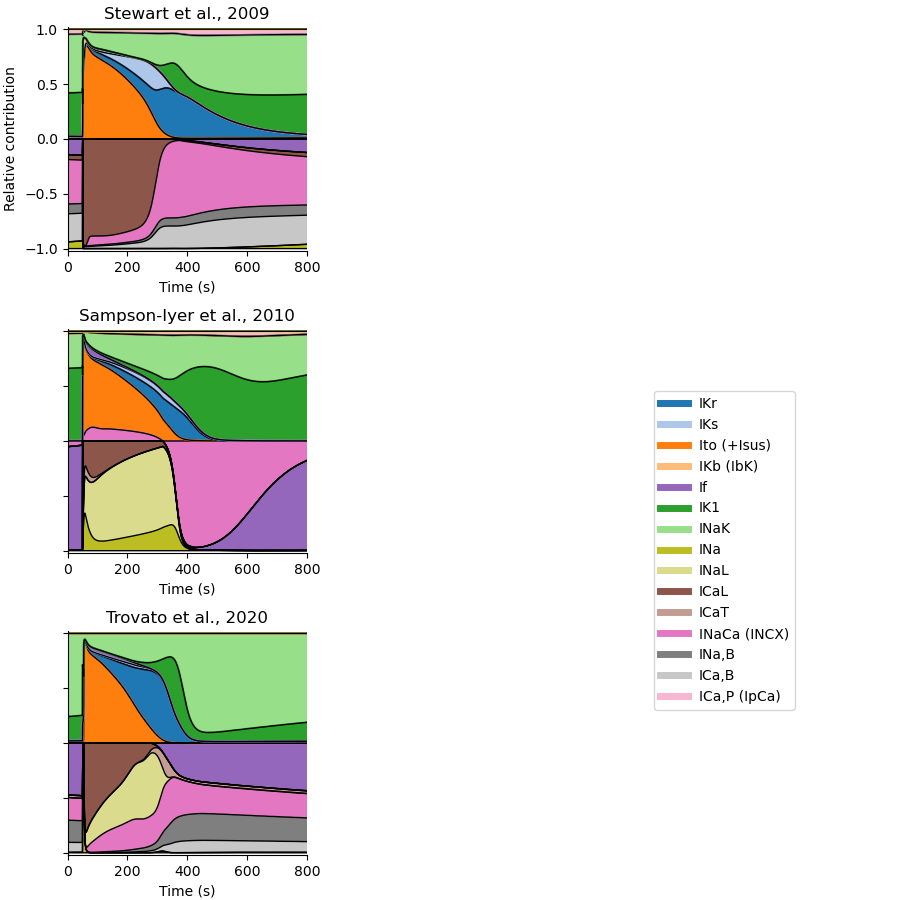

This chart was generated by the following Python code:
#!/usr/bin/env python3
#
# Relative contributions of the major ionic currents in human atrial models.
#
import os
import matplotlib
import matplotlib.pyplot as plt
from matplotlib.gridspec import GridSpec
import myokit
import myokit.lib.plots as mp

import shared


# Update matplotlib styles
matplotlib.rcParams['axes.spines.right'] = False
matplotlib.rcParams['axes.spines.top'] = False
matplotlib.rcParams['mathtext.default'] = 'regular'

# Current colors
cmap = matplotlib.cm.get_cmap('tab20')
current_colours = dict(shared.current_colours)
#del(current_colors['I_f'])
#del(current_colors['I_Kur'])
#del(current_colors['I_CaT'])

# Human atrial models
model_names = {
    'sampson': 'sampson-2010.mmt',
    'stewart': 'stewart-2009.mmt',
    'trovato': 'trovato-2020.mmt',
}

fancy_names = {
    'sampson': 'Sampson-Iyer et al., 2010',
    'stewart': 'Stewart et al., 2009',
    'trovato': 'Trovato et al., 2020',
}


def current_variables(model, colours=False):
    """ Returns an ordered list of transmembrane current variable names. """
    name = model.name().lower()
    if 'sampson' in name:
        currents = {
            'I_Kr': 'ikr.IKr',
            'I_Ks': 'iks.IKs',
            'I_to': 'ito.Ito_total',
            #'I_Kb': '',
            'I_f': 'ihcn.IHCN',
            #'I_Kur': '',
            'I_K1': 'ik1.IK1',
            'I_NaK': 'inak.INaK',
            'I_Na': 'nav15.INa',
            'I_NaL': 'nav11.INa1',
            'I_CaL': 'ical.ICaL_total',
            'I_CaT': 'icat.I',
            'I_NaCa': 'inaca.INaCa',
            #'I_Na,B': '',
            #'I_Ca,B': '',
            #'I_ClCa': '',
            #'I_Cl,B': '',
            'I_Ca,P': 'ipca.IpCa',
            #'I_K,ACh': '',
            #'I_K,ATP': '',
        }
    elif 'stewart' in name:
        currents = {
            'I_Kr': 'ikr.i_Kr',
            'I_Ks': 'iks.i_Ks',
            'I_to': 'ito.i_to_total',
            'I_Kb': 'ipk.i_p_K',
            'I_f': 'if.i_f_total',
            #'I_Kur': '',
            'I_K1': 'ik1.i_K1',
            'I_NaK': 'inak.i_NaK',
            'I_Na': 'ina.i_Na',
            #'I_NaL': '',
            'I_CaL': 'ical.i_CaL',
            #'I_CaT': '',
            'I_NaCa': 'inaca.i_NaCa',
            'I_Na,B': 'ibna.i_b_Na',
            'I_Ca,B': 'ibca.i_b_Ca',
            #'I_ClCa': '',
            #'I_Cl,B': '',
            'I_Ca,P': 'ipca.i_p_Ca',
            #'I_K,ACh': '',
            #'I_K,ATP': '',
        }
    elif 'trovato' in name:
        currents = {
            'I_Kr': 'IKr.IKr',
            'I_Ks': 'IKs.IKs',
            'I_to': 'Ito.Ito_total',
            #'I_Kb': '',
            'I_f': 'If.If',
            #'I_Kur': '',
            'I_K1': 'IK1.IK1',
            'I_NaK': 'INaK.INaK',
            'I_Na': 'INa.INa',
            'I_NaL': 'INaL.INaL',
            'I_CaL': 'ICaL.ICaL_total',
            'I_CaT': 'ICaT.ICaT',
            'I_NaCa': 'INaCa_i.INaCa_total',
            'I_Na,B': 'INab.INab',
            'I_Ca,B': 'ICab.ICab',
            #'I_ClCa': '',
            #'I_Cl,B': '',
            'I_Ca,P': 'IpCa.IpCa',
            #'I_K,ACh': '',
            #'I_K,ATP': '',
        }

    else:
        currents = shared.guess_currents(model)
        print('\n'.join(currents))
        print(len(currents))
        raise NotImplementedError('Unknown model: ' + model.name())

    if colours:
        colours = [cmap(current_colours[x]) for x in currents.keys()]
        currents = list(currents.values())
        return currents, colours
    return list(currents.values())


# Create protocol
cl = 1000
protocol = myokit.pacing.blocktrain(cl, duration=0.5, offset=50)

# Load and prepare models
models = {}
for name, fname in model_names.items():
    model = myokit.load_model(os.path.join('models', 'purkinje', fname))
    if 'stewart' in name:
        c = model.get('ito')
        v = c.add_variable('i_to_total')
        v.set_unit(c.get('i_to').unit())
        v.set_rhs('ito.i_to + isus.i_sus')
        c = model.get('if')
        v = c.add_variable('i_f_total')
        v.set_unit(c.get('i_f_Na').unit())
        v.set_rhs('i_f_Na + i_f_K')

    elif 'sampson' in name:
        c = model.get('ito')
        v = c.add_variable('Ito_total')
        v.set_unit(c.get('Ito1').unit())
        v.set_rhs('ito.Ito1 + isus.Isus')
        c = model.get('ical')
        v = c.add_variable('ICaL_total')
        v.set_unit(c.get('ICa').unit())
        v.set_rhs('ICa + ICaK')

    elif 'trovato' in name:
        c = model.get('Ito')
        v = c.add_variable('Ito_total')
        v.set_unit(c.get('Ito').unit())
        v.set_rhs('Ito.Ito + Isus.Isus')
        c = model.get('ICaL')
        v = c.add_variable('ICaL_total')
        v.set_unit(c.get('ICaL').unit())
        v.set_rhs('ICaL + ICaK + ICaNa')
        c = model.get('INaCa_i')
        v = c.add_variable('INaCa_total')
        v.set_unit(c.get('INaCa_i').unit())
        v.set_rhs('INaCa_i.INaCa_i + INaCa_ss.INaCa_ss')

    pre_pace = True
    if 'stewart' in name:
        pre_pace = False

    shared.prepare_model(model, protocol, current_variables(model), pre_pace)
    models[name] = model



# Maximum time to show in plots
tmax = 800

def text(ax, x, y, t, c='w'):
    ax.text(x, y, t, color=c, transform=ax.transAxes, fontweight='bold',
            horizontalalignment='right', verticalalignment='center')

# Create figure
fig = plt.figure(figsize=(9, 9))
fig.subplots_adjust(0.075, 0.05, 0.98, 0.97, hspace=0.35, wspace=0.2)
grid = GridSpec(3, 3)

# Stewart 2009
code = 'stewart'
model = models[code]
currents, colours = current_variables(model, True)
s = myokit.Simulation(model, protocol)
s.set_tolerance(1e-8, 1e-8)
d = s.run(tmax)
ax = fig.add_subplot(grid[0, 0])
ax.set_title(fancy_names[code])
ax.set_xlabel('Time (s)')
ax.set_ylabel('Relative contribution')
ax.set_xlim(0, tmax)
ax.set_ylim(-1.02, 1.02)
mp.cumulative_current(d, currents, ax, colors=colours, normalise=True)

# Sampson 2010
code = 'sampson'
model = models[code]
currents, colours = current_variables(model, True)
s = myokit.Simulation(model, protocol)
s.set_tolerance(1e-8, 1e-8)
d = s.run(tmax)
ax = fig.add_subplot(grid[1, 0])
ax.set_title(fancy_names[code])
ax.set_xlabel('Time (s)')
ax.set_yticklabels([])
ax.set_xlim(0, tmax)
ax.set_ylim(-1.02, 1.02)
mp.cumulative_current(d, currents, ax, colors=colours, normalise=True)

# Trovato 2020
code = 'trovato'
model = models[code]
currents, colours = current_variables(model, True)
s = myokit.Simulation(model, protocol)
s.set_tolerance(1e-8, 1e-8)
d = s.run(tmax)
ax = fig.add_subplot(grid[2, 0])
ax.set_title(fancy_names[code])
ax.set_xlabel('Time (s)')
ax.set_yticklabels([])
ax.set_xlim(0, tmax)
ax.set_ylim(-1.02, 1.02)
mp.cumulative_current(d, currents, ax, colors=colours, normalise=True)

#
# Legend
#
ax = fig.add_subplot(grid[1, 2])
ax.xaxis.set_visible(False)
ax.yaxis.set_visible(False)
ax.set_frame_on(False)
lines = []
for current, i in current_colours.items():
    lines.append(matplotlib.lines.Line2D([0], [0], color=cmap(i), lw=5))
labels = [shared.current_names[x] for x in current_colours]
#ax.legend(lines, labels, loc=(0.05, 0.05), ncol=2)
ax.legend(lines, labels, loc=(0.05, -0.7), ncol=1)

# Show / store
plt.savefig('purkinje.png')
plt.savefig('purkinje.pdf')
print('Done')
